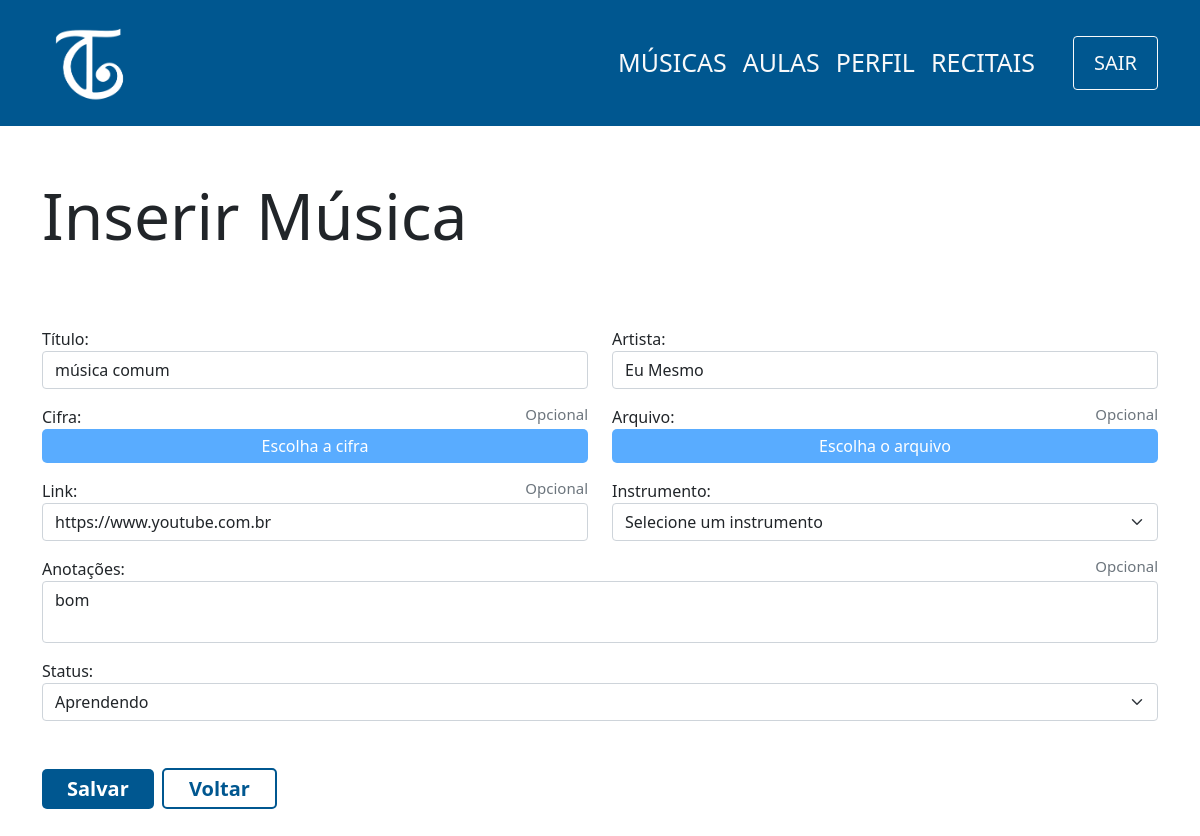
Page /view/musica/edit.php?idAluno=1&idMusica=2 (signed in) on the earlier database version.
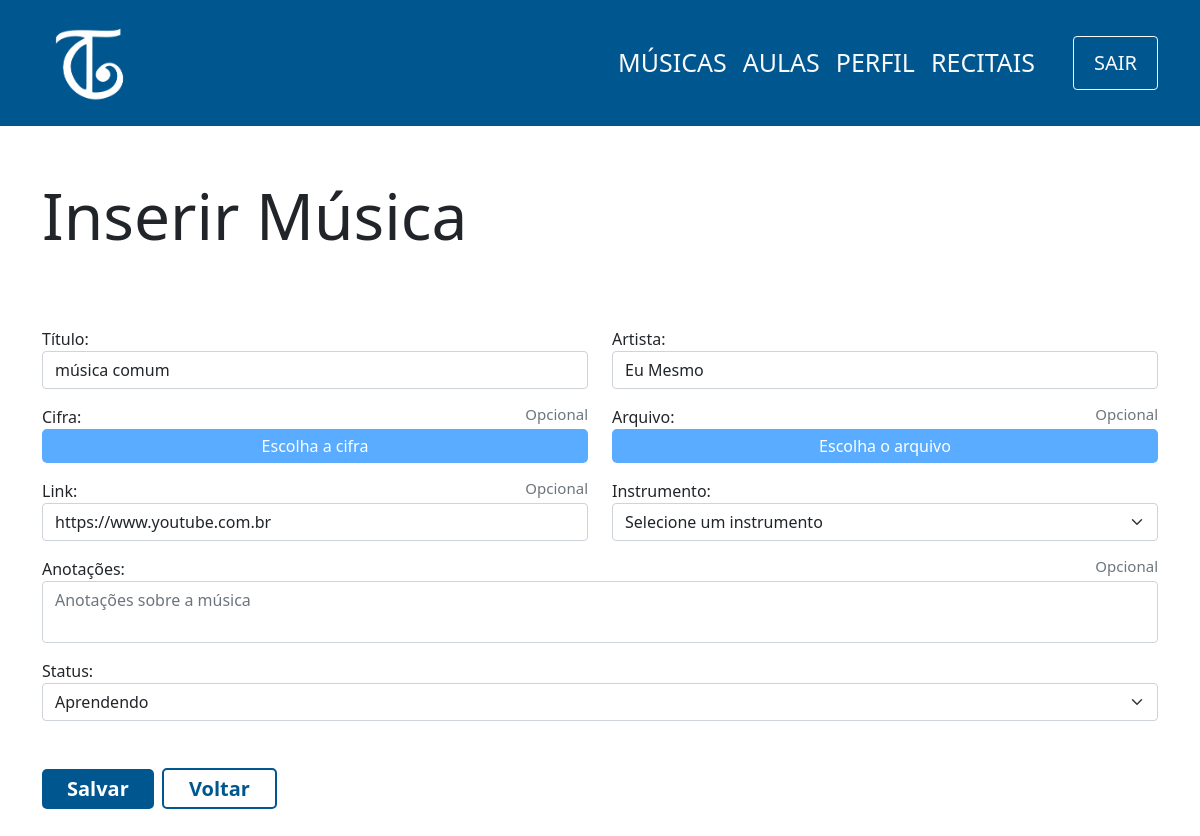
Same page on the later database version.
### tables this page shows
CREATE TABLE musica(
                id INTEGER PRIMARY KEY,
                nome varchar(100) not null,
                artista varchar(100) not null,
                anotacoes varchar(300) not null,
                progressao smallint not null, -- 0 -> aprendendo, 1 -> completo, 2 -> em espera, 3 -> planejando aprender
                cifra varchar(150),
                link varchar(150),
                arquivo_musica varchar(150),
                instrumento smallint not null,
                id_aluno integer not null,
                foreign key (id_aluno) references aluno(id) ON DELETE CASCADE
            );

### controller/musica/edit.php (called while the page is built)
<?php
    require '../../db/connection.php';
    if(isset($_GET['idMusica'])){
        $id = $_GET['idMusica'];
        try {
            $sql=$db->prepare('SELECT * FROM musica WHERE id=:id');
            $sql->bindParam(':id',$id);
            $sql->execute();
            $musica=$sql->fetch();
        } catch (PDOException $e) {
            echo 'Erro ao executar comando no banco de dados: ' . $e->getMessage();
            exit();
        }
    } else {
        header('Location:../../view/aluno/musicas.php?id='.$_GET['idAluno']);
    }
?>

### view/musica/edit.php (the view, shortened to what this page needs)
<?php
    include '../../layouts/navbar.php';
    include '../../controller/musica/edit.php';
?>
<div class="container">
    <div class="row mt-5">
        <h1 class="mt-1 display-3">Inserir Música</h1>
        <form class="mt-5" action="../../controller/musica/update.php" method="POST">
            <?php
                echo '
                <div class="row mt-3">
                    <div class="col-6">
                        <label for="titulo">Título: </label>
                        <input type="text" class="form-control" id="titulo" name="titulo" value="'.$musica['nome'].'" placeholder="Título da Música" required>
                    </div>
                    <div class="col-6">
                        <label for="artista">Artista: </label>
                        <input type="text" class="form-control" id="artista" name="artista" value="'.$musica['artista'].'" placeholder="Nome do Artista" required>
                    </div>
                </div>
                <div class="row mt-3">
                    <div class="col-6">
                        <label for="cifra" class="d-flex justify-content-between">
                            <span>Cifra:</span>
                            <span class="text-muted display-3" style="font-size:15px;">Opcional</span>
                        </label>
                        <label for="cifra" id="btnCifra" class="btn-file">Escolha a cifra</label>
                    </div>
                    <div class="col-6">
                        <label for="arquivo" class="d-flex justify-content-between">
                            <span>Arquivo:</span>
                            <span class="text-muted display-3" style="font-size:15px;">Opcional</span>
                        </label>
                        <label for="arquivo" id="btnFile" class="btn-file">Escolha o arquivo</label>
                    </div>
                </div>
                <div class="row mt-3">
                    <div class="col-6">
                        <label for="link" class="d-flex justify-content-between">
                            <span>Link:</span>
                            <span class="text-muted display-3" style="font-size:15px;">Opcional</span>
                        </label>
                        <input type="text" class="form-control" id="link" name="link" value="'.$musica['link'].'" placeholder="Link para a música">
                    </div>
                    <div class="col-6">
                        <label for="instrumento">Instrumento: </label>
                        <select class="form-select" aria-label="Default select example" name="instrumento" id="instrumento" required>
                            <option value="" selected disabled>Selecione um instrumento</option>
                        </select>
                    </div>
                </div>
                <div class="form-group mt-3">
                    <label for="anotacoes" class="d-flex justify-content-between">
                        <span>Anotações:</span>
                        <span class="text-muted display-3" style="font-size:15px;">Opcional</span>
                    </label>
                    <textarea class="form-control" id="anotacoes" name="anotacoes" placeholder="Anotações sobre a música" style="resize:none;">'.$musica['anotacoes'].'</textarea>
                </div>
                <div class="form-group mt-3">
                    <label for="status">Status: </label>
                        <select class="form-select" aria-label="Default select example" name="status" id="status">
                            <option value="1" selected>Aprendendo</option>
                        </select>
                </div>
                <input type="hidden" id="idAluno" name="idAluno" value="'.$_GET['idAluno'].'">
                <input type="hidden" id="idMusica" name="idMusica" value="'.$_GET['idMusica'].'">
                <div class="mt-5 mb-5">
                    <button type="submit" class="btn-principal">Salvar</button>
                    <span class="btn-secundario mx-1">
                        <a href="../aluno/musicas.php?id='.$_GET['idAluno'].'" style="text-decoration:none;color:#005790">Voltar</a>
                    </span>
                </div>
                ';
            ?>
        </form>
    </div>
</div>

Differences in the rows shown:
changed musica "música comum": anotacoes "bom" → (not shown)
